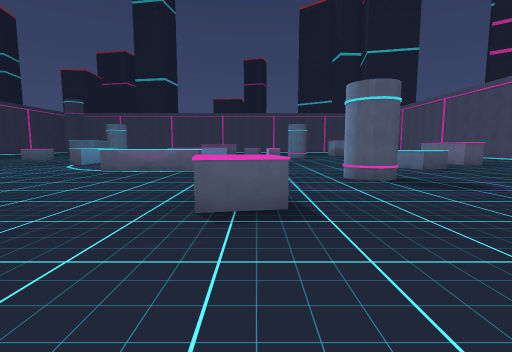
view 1 (above)

24 first-person views from a walk through a scene from a Unity 3-D project. The camera is 1.5 m above the floor, tilts 6° down and sees 85° across. The floor is counted in squares, 2 m on a side. Each view is taken from the middle of a square. On the plan, view 1 faces up. The plan holds only what a view shows up to about 10 squares ahead; the rest is blank. The place goes on beyond the plan. The player character is not drawn.

view 2
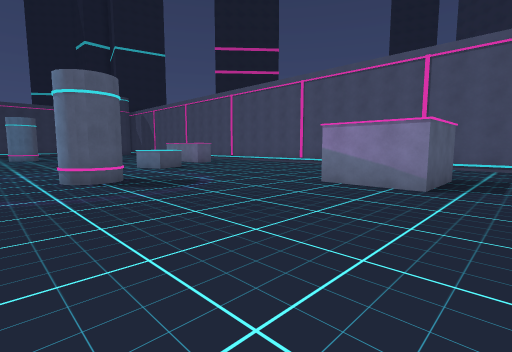

view 3
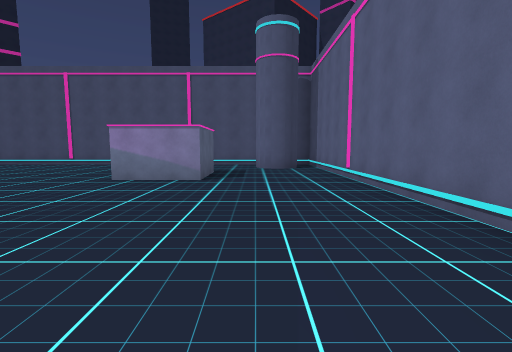

view 4
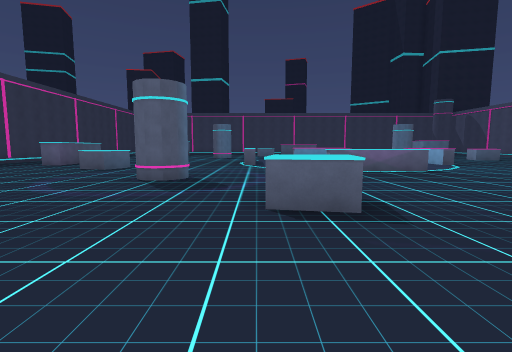

view 5
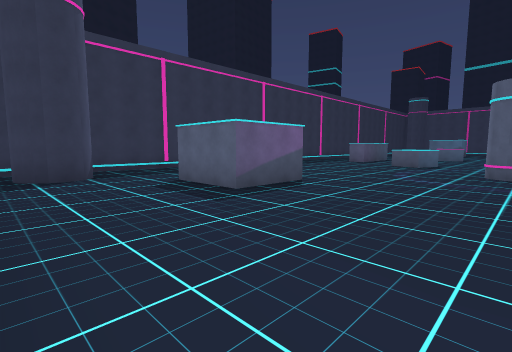

view 6
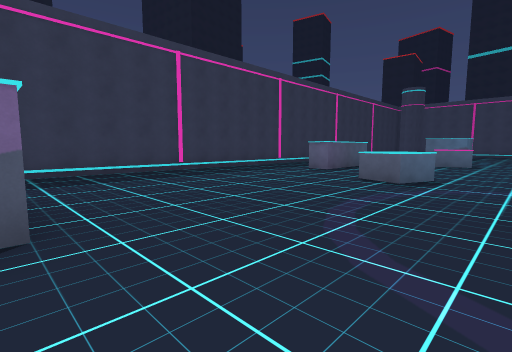

view 7
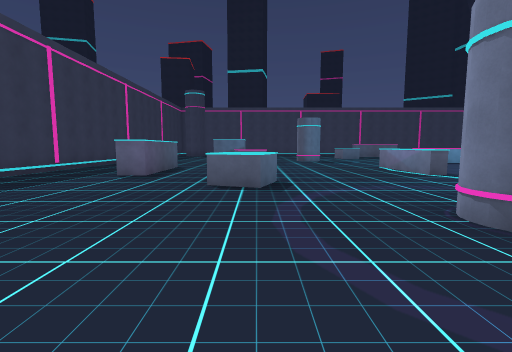

view 8
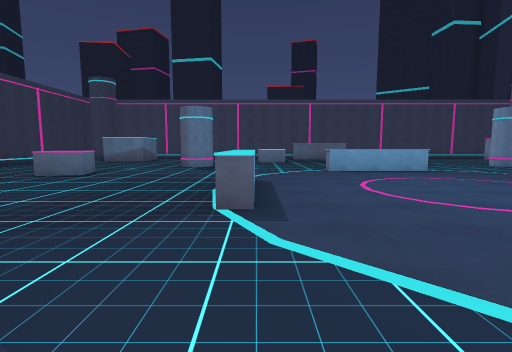

view 9
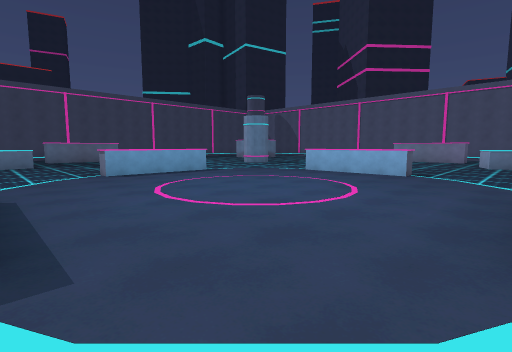

view 10
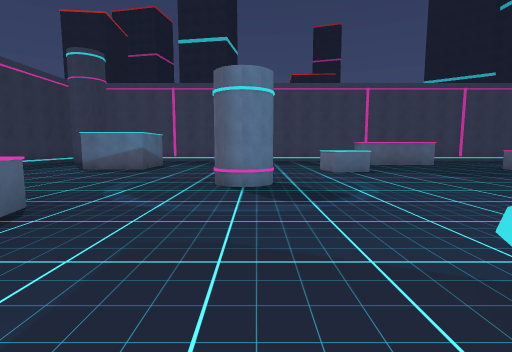

view 11
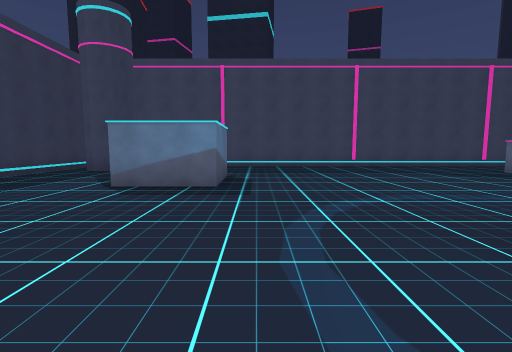

view 12
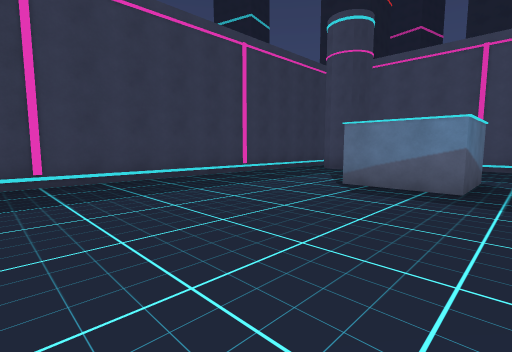

view 13
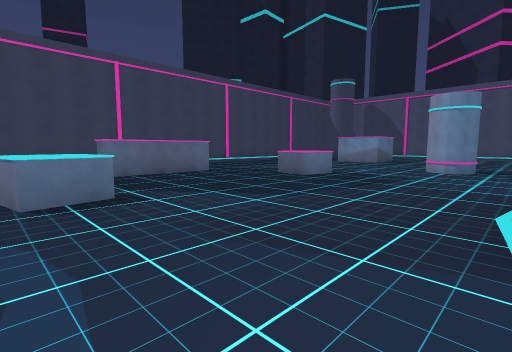

view 14
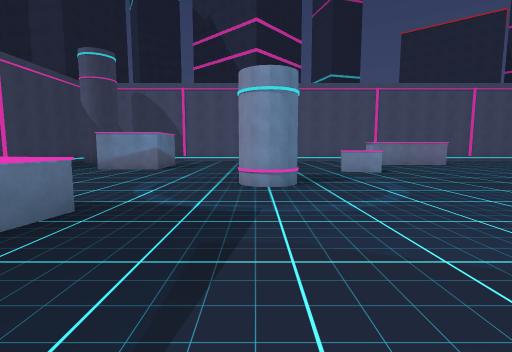

view 15
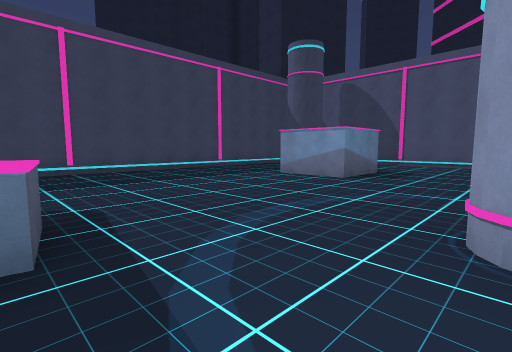

view 16
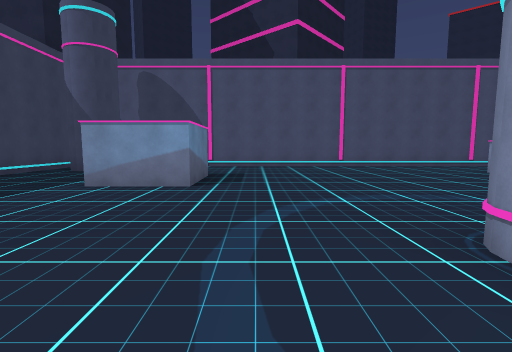

view 17
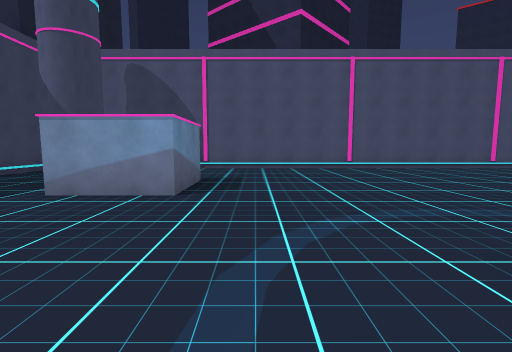

view 18
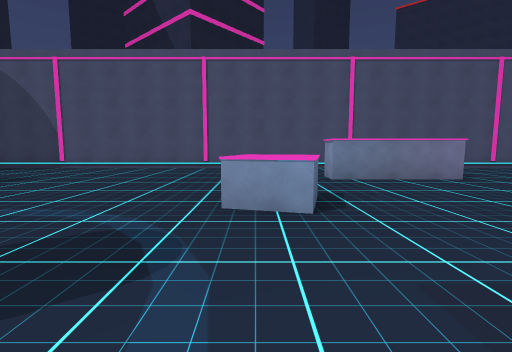

view 19
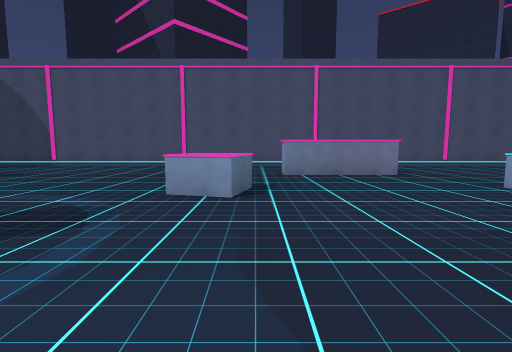

view 20
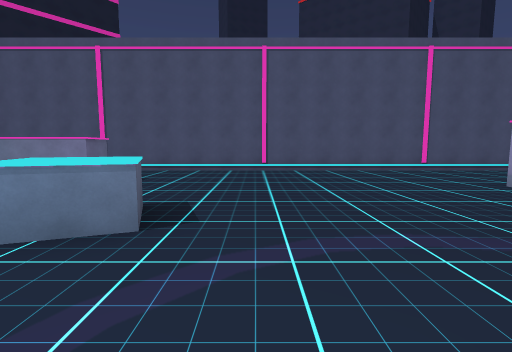

view 21
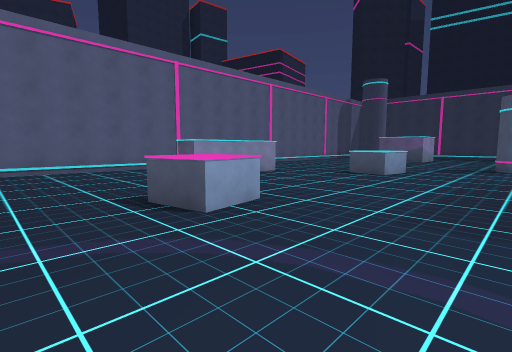

view 22
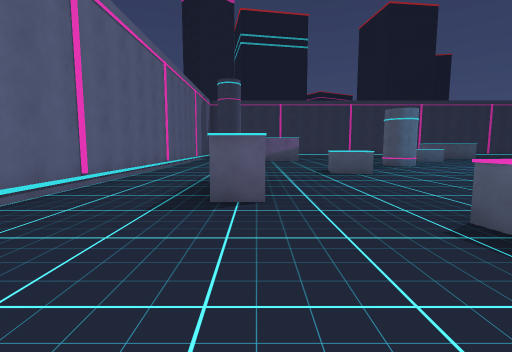

view 23
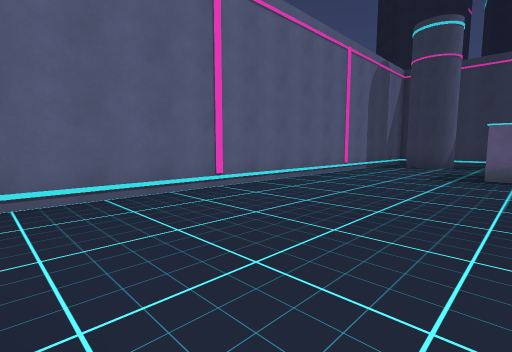

view 24
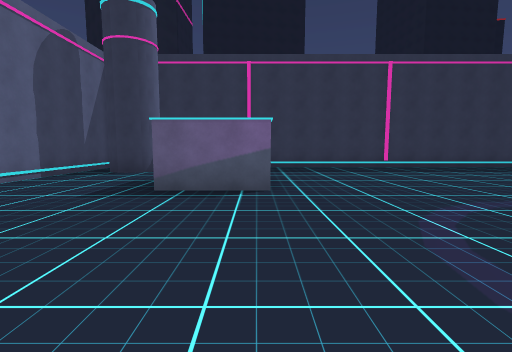

### Floor plan
Key: @ floor where view 1 was taken; # wall or solid block; . floor; ^ raised ledge; O other object.
Columns run from 19 left of view 1 to 12 right of it. Each row starts with its distance up from view 1.
 28       ##     ###   ############
 27 #     ..........    .........#
 26 #.#   ..........    .........#
 25 #...  .........###. ........   #
 24 #... OO...................OO  .#
 23 #....OO...................OO ..#
 22 #...........OO....OO...........#
 21 #............O.....O...........#
 20 #..............................#
 19 #.........OO..........OO.......#
 18 #..............................#
 17 #..............^^^.............#
 16      .OO................OO.....#
 15       .O.................O.....#
 14 #.. #.......^.......^.......#..#
 13 #.. #.......^.......^.......# .#
 12 #...#.......^.......^.......#  #
 11 #..............................#
 10 #.....OO................OO.....#
  9 #......O.......^^^.......O.....#
  8 #..............................#
  7 #.........OO..........OO.......#
  6 #..............................#
  5 #..............................#
  4 #...........OO....OO...........#
  3 #.  .OO......O.....O......OO...#
  2 #....OO...................OO...#
  1 #..............###.............#
  0 #.#................@.........#.#
 -1 #.##.........................#
 -2 #.............................
 -3 ##############################

Where each view was taken, in squares from view 1:
view 1: 0 up, 0 right, facing up
view 2: 0 up, 1 right, facing up-right
view 3: 0 up, 0 right, facing right
view 4: 0 up, 7 left, facing up
view 5: 2 down, 9 left, facing up-left
view 6: 3 up, 10 left, facing up-left
view 7: 4 up, 12 left, facing up
view 8: 8 up, 7 left, facing up
view 9: 9 up, 7 left, facing up-right
view 10: 13 up, 9 left, facing up
view 11: 17 up, 12 left, facing up
view 12: 17 up, 12 left, facing up-left
view 13: 17 up, 7 left, facing up-right
view 14: 19 up, 3 left, facing right
view 15: 19 up, 0 right, facing up-right
view 16: 21 up, 1 right, facing right
view 17: 21 up, 2 right, facing right
view 18: 16 up, 2 right, facing right
view 19: 15 up, 1 right, facing right
view 20: 8 up, 3 right, facing right
view 21: 7 up, 2 right, facing down-left
view 22: 1 up, 2 right, facing left
view 23: 2 up, 5 left, facing down-left
view 24: 3 up, 8 left, facing left
